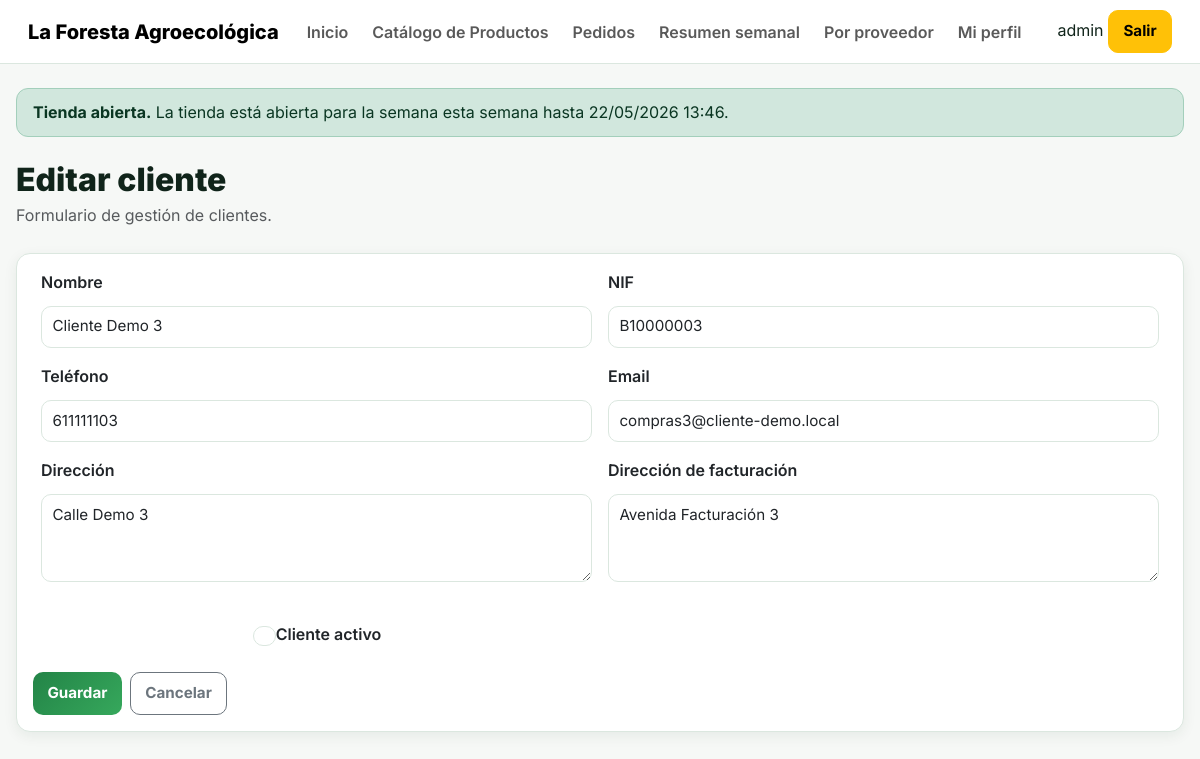
The page /cuentas/clientes/3/editar/ (signed in) on the database its author committed.
### accounts/models.py (models this page shows, shortened)
class Cliente(models.Model):
    nombre = models.CharField(max_length=150)
    nif = models.CharField(max_length=20, blank=True)
    telefono = models.CharField(max_length=30, blank=True)
    email = models.EmailField(blank=True)
    direccion = models.TextField(blank=True)
    direccion_facturacion = models.TextField(blank=True)
    activo = models.BooleanField(default=True)
    usuarios = models.ManyToManyField(settings.AUTH_USER_MODEL, related_name='clientes', blank=True)
    class Meta:
        ordering = ['nombre']

### accounts/views.py (the view)
# urls.py: path('clientes/<int:pk>/editar/', cliente_update, name='cliente_update'),
@login_required
@user_passes_test(admin_required)
def cliente_update(request, pk):
    cliente = get_object_or_404(Cliente, pk=pk)
    form = ClienteForm(request.POST or None, instance=cliente)
    if form.is_valid():
        form.save()
        messages.success(request, 'Cliente actualizado correctamente.')
        return redirect('cliente_list')
    return render(request, 'accounts/cliente_form.html', {
        'form': form,
        'titulo': 'Editar cliente',
        'modo_creacion': False,
    })

### accounts/forms.py
class ClienteForm(forms.ModelForm):
    class Meta:
        model = Cliente
        fields = [
            'nombre',
            'nif',
            'telefono',
            'email',
            'direccion',
            'direccion_facturacion',
            'activo',
        ]
        widgets = {
            'nombre': forms.TextInput(attrs={'class': 'form-control'}),
            'nif': forms.TextInput(attrs={'class': 'form-control'}),
            'telefono': forms.TextInput(attrs={'class': 'form-control'}),
            'email': forms.EmailInput(attrs={'class': 'form-control'}),
            'direccion': forms.Textarea(attrs={'rows': 3, 'class': 'form-control'}),
            'direccion_facturacion': forms.Textarea(attrs={'rows': 3, 'class': 'form-control'}),
            'activo': forms.CheckboxInput(attrs={'class': 'form-check-input'}),
        }

### accounts/views.py (called while the page is built)
def admin_required(user):
    return user.is_superuser

### core/context_processors.py (called while the page is built, shortened)
def shop_status(request):
    now = timezone.now()
    ciclo = OrderCycle.objects.filter(
        cerrado=False,
        inicio__lte=now,
        cierre__gte=now
    ).order_by('-inicio').first()
    if ciclo:
        shop_open = True
        shop_status_message = f'La tienda está abierta para la semana {ciclo.nombre} hasta {ciclo.cierre.strftime("%d/%m/%Y %H:%M")}.'
    return {
        'shop_open': shop_open,
        'shop_status_message': shop_status_message,
        'APP_DISPLAY_NAME': getattr(settings, 'APP_DISPLAY_NAME', 'La Foresta Agroecológica'),
    }

### templates/accounts/cliente_form.html (shortened to what this page needs)
{% extends "base.html" %}
{% block content %}
<div class="page-hero">
    <div>
        <h1>{{ titulo }}</h1>
        <p class="text-muted">Formulario de gestión de clientes.</p>
    </div>
</div>
<div class="card">
    <div class="card-body">
        <form method="post">
            <div class="row g-3">
                <div class="col-md-6">
                    <label class="form-label">Nombre</label>
                    {{ form.nombre }}
                </div>
                <div class="col-md-6">
                    <label class="form-label">NIF</label>
                    {{ form.nif }}
                </div>
                <div class="col-md-6">
                    <label class="form-label">Teléfono</label>
                    {{ form.telefono }}
                </div>
                <div class="col-md-6">
                    <label class="form-label">Email</label>
                    {{ form.email }}
                </div>
                <div class="col-md-6">
                    <label class="form-label">Dirección</label>
                    {{ form.direccion }}
                </div>
                <div class="col-md-6">
                    <label class="form-label">Dirección de facturación</label>
                    {{ form.direccion_facturacion }}
                </div>
                <div class="col-md-6 d-flex align-items-center">
                    <div class="form-check mt-4">
                        {{ form.activo }}
                        <label class="form-check-label">
                            Cliente activo
                        </label>
                    </div>
                </div>
            </div>
            <div class="d-flex gap-2 mt-4">
                <button type="submit" class="btn btn-success">
                    Guardar
                </button>
                <a href="{% url 'cliente_list' %}" class="btn btn-outline-secondary">
                    Cancelar
                </a>
            </div>
        </form>
    </div>
</div>
{% endblock %}

### templates/base.html (shortened to what this page needs)
{% load static %}
<!DOCTYPE html>
<html lang="es">
<head>
  <link rel="stylesheet" href="https://cdn.jsdelivr.net/npm/bootstrap@5.3.3/dist/css/bootstrap.min.css">
  <link rel="stylesheet" href="{% static 'css/styles.css' %}">
</head>
<body class="app-body">
<nav class="navbar navbar-expand-lg app-navbar">
  <div class="container-fluid app-container">
    <a class="navbar-brand brand-mark" href="{% url 'dashboard_redirect' %}">
      <span>{{ APP_DISPLAY_NAME|default:"La Foresta Agroecológica" }}</span>
    </a>
    {% if user.is_authenticated %}
    <div class="collapse navbar-collapse" id="mainNav">
      <ul class="navbar-nav me-auto mb-2 mb-lg-0 nav-pills-soft">
        <li class="nav-item"><a class="nav-link" href="{% url 'dashboard_redirect' %}">Inicio</a></li>
        <li class="nav-item"><a class="nav-link" href="{% url 'product_table' %}">Catálogo de Productos</a></li>
        <li class="nav-item"><a class="nav-link" href="{% url 'pedido_list' %}">Pedidos</a></li>
        {% if user.is_superuser %}
          <li class="nav-item"><a class="nav-link" href="{% url 'weekly_summary' %}">Resumen semanal</a></li>
          <li class="nav-item"><a class="nav-link" href="{% url 'supplier_summary' %}">Por proveedor</a></li>
        {% endif %}
        <li class="nav-item"><a class="nav-link" href="{% url 'profile_edit' %}">Mi perfil</a></li>
      </ul>
      <div class="user-chip-wrap">
        <span class="user-chip">{{ user.username }}</span>
        <a class="btn btn-warning btn-sm btn-soft-warning" href="{% url 'logout' %}">Salir</a>
      </div>
    </div>
    {% endif %}
  </div>
</nav>
<main class="container py-4 app-container">
  {% if user.is_authenticated %}
    <div class="alert status-alert {% if shop_open %}alert-success{% else %}alert-warning{% endif %} mb-4" role="alert">
      <strong>{% if shop_open %}Tienda abierta{% else %}Tienda cerrada{% endif %}.</strong>
      {{ shop_status_message }}
    </div>
  {% endif %}
  {% block content %}{% endblock %}
</main>
</body>
</html>

### static/css/styles.css (style rules this page uses)
:root { --bg: #f6f8f6; --panel: #ffffff; --text: #10241a; --muted: #5f6f66; --green: #238447; --green-dark: #176332; --green-soft: #e8f5ec; --line: #dbe7df; --warning-bg: #fff6dc; --warning-line: #f2d47b; --shadow: 0 4px 14px rgba(20,60,35,.07); --radius: 14px; }
* { box-sizing: border-box; }
body { margin: 0; font-family: Inter, system-ui, sans-serif; color: var(--text); background: #f6f8f6; min-height: 100vh; overflow-x: hidden; }
.navbar { background: rgba(255,255,255,.96) !important; backdrop-filter: blur(10px); border-bottom: 1px solid var(--line); padding: .65rem 1rem; }
.navbar-brand { font-weight: 800; }
.nav-link { font-weight: 600; border-radius: 999px; padding: .45rem .75rem !important; }
.container { max-width: 1280px; padding: .8rem 1rem; }
h1 { font-size: 2rem; font-weight: 850; margin-bottom: .25rem; }
p { color: var(--muted); margin-bottom: .6rem; }
.alert { border-radius: 12px; padding: .7rem 1rem; margin-bottom: 1rem; }
.card { border-radius: var(--radius) !important; border: 1px solid var(--line) !important; box-shadow: var(--shadow); margin-bottom: 1rem; }
.card-body { padding: 1rem !important; }
.btn { border-radius: 10px !important; font-weight: 700 !important; padding: .55rem .9rem !important; font-size: .95rem !important; }
.btn-success { background: linear-gradient(135deg,var(--green),#36a85c) !important; border: none !important; }
.form-control, .form-select, textarea, input { border-radius: 10px !important; border: 1px solid var(--line) !important; padding: .55rem .65rem !important; font-size: .95rem !important; }
textarea.form-control, textarea { min-height: 72px; }
.card .row.g-3 > div { display: flex; flex-direction: column; gap: .25rem; }
.card .row.g-3 label { font-weight: 600; }
.page-hero { display: flex; justify-content: space-between; align-items: center; flex-wrap: wrap; gap: .7rem; margin-bottom: 1rem; }
.row { margin-left: 0; margin-right: 0; }

### rows shown on the page
Cliente: nombre "Cliente Demo 3", nif "B10000003", telefono "611111103", email "compras3@cliente-demo.local", direccion "Calle Demo 3", direccion_facturacion "Avenida Facturación 3"

### other values the page prints
{{ APP_DISPLAY_NAME|default:"La Foresta Agroecológica" }} "La Foresta Agroecológica"
{{ user.username }} "admin"
{{ shop_status_message }} "La tienda está abierta para la semana esta semana hasta 22/05/2026 13:46."
{{ titulo }} "Editar cliente"
